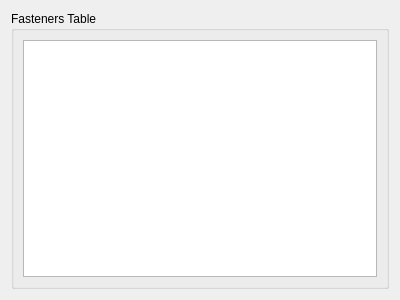
<?xml version="1.0" encoding="UTF-8"?>
<ui version="4.0">
 <class>FastenerTableWidget</class>
 <widget class="QWidget" name="FastenerTableWidget">
  <property name="geometry">
   <rect>
    <x>0</x>
    <y>0</y>
    <width>400</width>
    <height>300</height>
   </rect>
  </property>
  <property name="windowTitle">
   <string>Form</string>
  </property>
  <layout class="QVBoxLayout" name="verticalLayout_2">
   <item>
    <widget class="QGroupBox" name="groupBox">
     <property name="title">
      <string>Fasteners Table</string>
     </property>
     <layout class="QVBoxLayout" name="verticalLayout">
      <item>
       <widget class="QTableWidget" name="tableWidget"/>
      </item>
     </layout>
    </widget>
   </item>
  </layout>
 </widget>
 <resources/>
 <connections/>
</ui>
